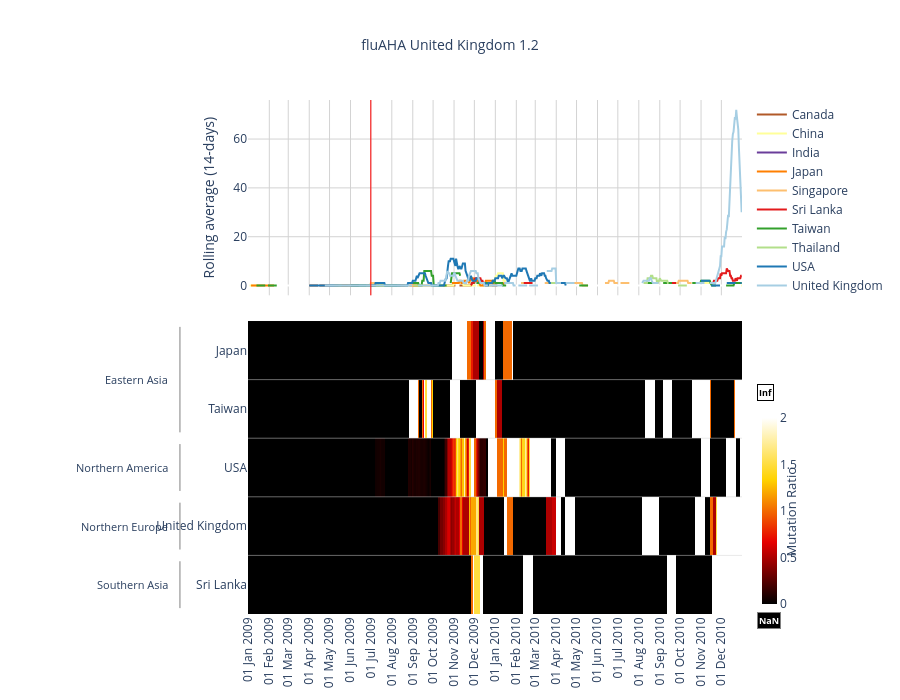

Notebook cell for this chart:
### Code cell
fontsize = 13
xticks_toshow =30
# Plotly version
import plotly.graph_objects as go
from plotly.subplots import make_subplots
import pandas as pd
import numpy as np

fig = make_subplots(
    rows=2, cols=1,
    shared_xaxes=True,
    row_heights=[0.4, 0.6],
    vertical_spacing=0.05,
)
#Line plot
for i, group in enumerate(line_melted[group_name].unique()):
    sub = line_melted[line_melted[group_name] == group]
    fig.add_trace(
        go.Scatter(
            x=sub['Date'], y=sub['Value'],
            mode='lines',
            name=group,
            line=dict(color=palette[i % len(palette)], width=2),
            legendgroup='lineplot',
        ),
        row=1, col=1,
    )

# min date vertical line
fig.add_vline(
    x=pd.Timestamp(mindate).timestamp() * 1000,
    line=dict(color='red', width=1),
    row=1, col=1,
)
fig.update_layout(hovermode="x unified")
#heatmap
heatmap_plot = heatmap.copy().astype(float)
heatmap_plot.replace([np.inf], 3, inplace=True)  # above vmax
heatmap_plot.replace([np.nan], -1, inplace=True)  # below vmin

# country labels and continent brackets
countries = heatmap.index.tolist() # rename variable if needed to your groups

fig.add_trace(
    go.Heatmap(z=heatmap_plot.values,
        x=pd.to_datetime(heatmap.columns),
        y=countries,
        colorscale='Hot',
        zmin=0, zmax=2,
        colorbar=dict(
            title='',
            thickness=15,
            len=0.4,
            y=0.2,
            yanchor='middle',
        ), 
        showscale=True,
        name='',
        hovertemplate='%{y}<br>%{x}<br>Ratio: %{z:.2f}<extra></extra>',
        hoverongaps=False
    ),
    row=2, col=1,
)
fig.add_annotation(
    x=1.1, y=0.2,
    xref='paper', yref='paper',
    text='Mutation Ratio',
    showarrow=False,
    textangle=-90,
    xanchor='center',
    yanchor='middle',
    font=dict(size=fontsize),
)
# row separator lines between groups
for i in range(1, len(countries)):
    fig.add_hline(
        y=i - 0.5,
        line=dict(color='lightgrey', width=0.5),
        row=2, col=1,
    )
# continent/upper level group annotations
max_country_len = max(len(c) for c in countries)
left_margin = max_country_len * 7 + 150  
x_bracket = -(left_margin / 1800)         # bracket line x in paper coords
x_text = x_bracket - 0.02            # label just left of bracket

for cont, rows in continent_groups.items(): # Secondary label
    mid = (min(rows) + max(rows)) / 2
    top = min(rows) - 0.4 # adjust bracket
    bot = max(rows) + 0.4
    #print(cont, rows)
    # continent label
    fig.add_annotation(
        x=x_text, y=mid,
        xref='paper', yref='y2',
        text=cont,
        showarrow=False,
        xanchor='right',
        font=dict(size=fontsize-2),
    )
    # bracket line
    fig.add_shape(
        type='line',
        x0=x_bracket, x1=x_bracket,
        y0=top, y1=bot,
        xref='paper', yref='y2',
        line=dict(color='grey', width=1),
    )

# Heatmap legend
colorbar_x = 1.03
colorbar_top = 0.40
colorbar_bottom = 0.0

fig.add_annotation(
    x=colorbar_x, y=colorbar_top + 0.03,
    xref='paper', yref='paper',
    text='<b>Inf</b>',
    showarrow=False,
    xanchor='left',
    font=dict(size=9, color='black'),
    bgcolor='white',
    bordercolor='black',
    borderwidth=1,
)
fig.add_annotation(
    x=colorbar_x, y=colorbar_bottom - 0.03,
    xref='paper', yref='paper',
    text='<b>NaN</b>',
    showarrow=False,
    xanchor='left',
    font=dict(size=9, color='white'),
    bgcolor='black',
    bordercolor='grey',
    borderwidth=1,
)

fig.update_layout(
    height=700,
    title=dict(
        text=f"{prefix} {group} {threshold}",
        x=0.5,          # centre title
        xanchor='center',
        font=dict(size=14),
    ),  
    plot_bgcolor='white',
    paper_bgcolor='white',
    margin=dict(l=left_margin, r=120),
    legend=dict(
        x=1.02, y=1,
        xanchor='left',
        font=dict(size=fontsize-1),
    ),
    xaxis=dict(showgrid=True, gridcolor='lightgrey'),
    yaxis=dict(
        showgrid=True,
        gridcolor='lightgrey',
        title='Rolling average (14-days)',
    ),
    yaxis2=dict(showgrid=False),
    xaxis2=dict(tickangle=-90),
)

fig.update_yaxes(autorange='reversed', row=2, col=1)
fig.update_xaxes(tickformat="%d %b %Y",nticks = xticks_toshow,tickfont=dict(size=fontsize-1))

fig.show()
# Ratio of 3 = inf, -1 = Nan

### Figure 1 — Plotly figure (JSON) as saved in the notebook; plotly's stock layout.template omitted (floating-point values rounded to 4 significant figures; data arrays with more than 128 entries replaced by an {"elided": "..."} marker saying what was removed)
{"data": [{"legendgroup": "lineplot", "line": {"color": "#b15928", "width": 2}, "mode": "lines", "name": "Canada", "type": "scatter", "x": {"elided": "730 str values"}, "xaxis": "x", "y": {"elided": "730 float values"}, "yaxis": "y"}, {"legendgroup": "lineplot", "line": {"color": "#ffff99", "width": 2}, "mode": "lines", "name": "China", "type": "scatter", "x": {"elided": "730 str values"}, "xaxis": "x", "y": {"elided": "730 float values"}, "yaxis": "y"}, {"legendgroup": "lineplot", "line": {"color": "#6a3d9a", "width": 2}, "mode": "lines", "name": "India", "type": "scatter", "x": {"elided": "730 str values"}, "xaxis": "x", "y": {"elided": "730 float values"}, "yaxis": "y"}, {"legendgroup": "lineplot", "line": {"color": "#ff7f00", "width": 2}, "mode": "lines", "name": "Japan", "type": "scatter", "x": {"elided": "730 str values"}, "xaxis": "x", "y": {"elided": "730 float values"}, "yaxis": "y"}, {"legendgroup": "lineplot", "line": {"color": "#fdbf6f", "width": 2}, "mode": "lines", "name": "Singapore", "type": "scatter", "x": {"elided": "730 str values"}, "xaxis": "x", "y": {"elided": "730 float values"}, "yaxis": "y"}, {"legendgroup": "lineplot", "line": {"color": "#e31a1c", "width": 2}, "mode": "lines", "name": "Sri Lanka", "type": "scatter", "x": {"elided": "730 str values"}, "xaxis": "x", "y": {"elided": "730 float values"}, "yaxis": "y"}, {"legendgroup": "lineplot", "line": {"color": "#33a02c", "width": 2}, "mode": "lines", "name": "Taiwan", "type": "scatter", "x": {"elided": "730 str values"}, "xaxis": "x", "y": {"elided": "730 float values"}, "yaxis": "y"}, {"legendgroup": "lineplot", "line": {"color": "#b2df8a", "width": 2}, "mode": "lines", "name": "Thailand", "type": "scatter", "x": {"elided": "730 str values"}, "xaxis": "x", "y": {"elided": "730 float values"}, "yaxis": "y"}, {"legendgroup": "lineplot", "line": {"color": "#1f78b4", "width": 2}, "mode": "lines", "name": "USA", "type": "scatter", "x": {"elided": "730 str values"}, "xaxis": "x", "y": {"elided": "730 float values"}, "yaxis": "y"}, {"legendgroup": "lineplot", "line": {"color": "#a6cee3", "width": 2}, "mode": "lines", "name": "United Kingdom", "type": "scatter", "x": {"elided": "730 str values"}, "xaxis": "x", "y": {"elided": "730 float values"}, "yaxis": "y"}, {"colorbar": {"len": 0.4, "thickness": 15, "title": {"text": ""}, "y": 0.2, "yanchor": "middle"}, "colorscale": [[0, "rgb(0,0,0)"], [0.3333, "rgb(230,0,0)"], [0.6667, "rgb(255,210,0)"], [1, "rgb(255,255,255)"]], "hoverongaps": false, "hovertemplate": "%{y}<br>%{x}<br>Ratio: %{z:.2f}<extra></extra>", "name": "", "showscale": true, "type": "heatmap", "x": {"elided": "730 str values"}, "xaxis": "x2", "y": ["Japan", "Taiwan", "USA", "United Kingdom", "Sri Lanka"], "yaxis": "y2", "z": {"elided": "5x730 float values"}, "zmax": 2, "zmin": 0}], "layout": {"annotations": [{"font": {"size": 13}, "showarrow": false, "text": "Mutation Ratio", "textangle": -90, "x": 1.1, "xanchor": "center", "xref": "paper", "y": 0.2, "yanchor": "middle", "yref": "paper"}, {"font": {"size": 11}, "showarrow": false, "text": "Eastern Asia", "x": -0.1578, "xanchor": "right", "xref": "paper", "y": 0.5, "yref": "y2"}, {"font": {"size": 11}, "showarrow": false, "text": "Northern America", "x": -0.1578, "xanchor": "right", "xref": "paper", "y": 2, "yref": "y2"}, {"font": {"size": 11}, "showarrow": false, "text": "Northern Europe", "x": -0.1578, "xanchor": "right", "xref": "paper", "y": 3, "yref": "y2"}, {"font": {"size": 11}, "showarrow": false, "text": "Southern Asia", "x": -0.1578, "xanchor": "right", "xref": "paper", "y": 4, "yref": "y2"}, {"bgcolor": "white", "bordercolor": "black", "borderwidth": 1, "font": {"color": "black", "size": 9}, "showarrow": false, "text": "<b>Inf</b>", "x": 1.03, "xanchor": "left", "xref": "paper", "y": 0.43, "yref": "paper"}, {"bgcolor": "black", "bordercolor": "grey", "borderwidth": 1, "font": {"color": "white", "size": 9}, "showarrow": false, "text": "<b>NaN</b>", "x": 1.03, "xanchor": "left", "xref": "paper", "y": -0.03, "yref": "paper"}], "height": 700, "hovermode": "x unified", "legend": {"font": {"size": 12}, "x": 1.02, "xanchor": "left", "y": 1}, "margin": {"l": 248, "r": 120}, "paper_bgcolor": "white", "plot_bgcolor": "white", "shapes": [{"line": {"color": "red", "width": 1}, "type": "line", "x0": 1246406400000, "x1": 1246406400000, "xref": "x", "y0": 0, "y1": 1, "yref": "y domain"}, {"line": {"color": "lightgrey", "width": 0.5}, "type": "line", "x0": 0, "x1": 1, "xref": "x2 domain", "y0": 0.5, "y1": 0.5, "yref": "y2"}, {"line": {"color": "lightgrey", "width": 0.5}, "type": "line", "x0": 0, "x1": 1, "xref": "x2 domain", "y0": 1.5, "y1": 1.5, "yref": "y2"}, {"line": {"color": "lightgrey", "width": 0.5}, "type": "line", "x0": 0, "x1": 1, "xref": "x2 domain", "y0": 2.5, "y1": 2.5, "yref": "y2"}, {"line": {"color": "lightgrey", "width": 0.5}, "type": "line", "x0": 0, "x1": 1, "xref": "x2 domain", "y0": 3.5, "y1": 3.5, "yref": "y2"}, {"line": {"color": "grey", "width": 1}, "type": "line", "x0": -0.1378, "x1": -0.1378, "xref": "paper", "y0": -0.4, "y1": 1.4, "yref": "y2"}, {"line": {"color": "grey", "width": 1}, "type": "line", "x0": -0.1378, "x1": -0.1378, "xref": "paper", "y0": 1.6, "y1": 2.4, "yref": "y2"}, {"line": {"color": "grey", "width": 1}, "type": "line", "x0": -0.1378, "x1": -0.1378, "xref": "paper", "y0": 2.6, "y1": 3.4, "yref": "y2"}, {"line": {"color": "grey", "width": 1}, "type": "line", "x0": -0.1378, "x1": -0.1378, "xref": "paper", "y0": 3.6, "y1": 4.4, "yref": "y2"}], "title": {"font": {"size": 14}, "text": "fluAHA United Kingdom 1.2", "x": 0.5, "xanchor": "center"}, "xaxis": {"anchor": "y", "domain": [0, 1], "gridcolor": "lightgrey", "matches": "x2", "nticks": 30, "showgrid": true, "showticklabels": false, "tickfont": {"size": 12}, "tickformat": "%d %b %Y"}, "xaxis2": {"anchor": "y2", "domain": [0, 1], "nticks": 30, "tickangle": -90, "tickfont": {"size": 12}, "tickformat": "%d %b %Y"}, "yaxis": {"anchor": "x", "domain": [0.62, 1], "gridcolor": "lightgrey", "showgrid": true, "title": {"text": "Rolling average (14-days)"}}, "yaxis2": {"anchor": "x2", "autorange": "reversed", "domain": [0, 0.57], "showgrid": false}}}
